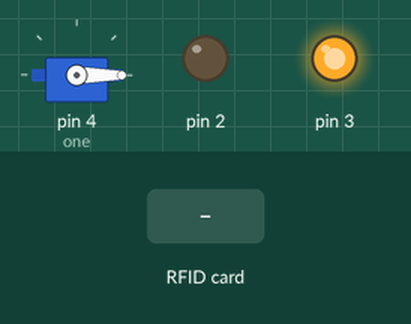
A sketch run on a simulated Arduino Uno, built with avr-gcc and run on an emulated ATmega328P. On the bench: servo, output pins drawn as LEDs (lit = HIGH). Inputs (shaded band) come from the test bench. Pins used as bus, display or sensor lines are not drawn.

Above: at 1.2 s.
1.3 s: RFID card 40 A4 9D 1B held to the reader
At 1.7 s:
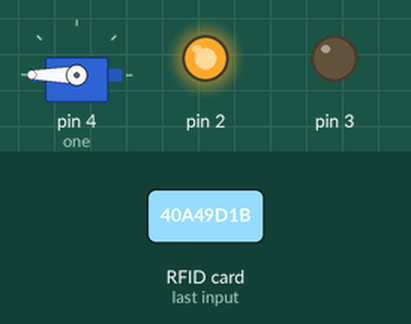
Timing chart, 0 to 5.3 s (numbered marks = the images above; inputs shaded):
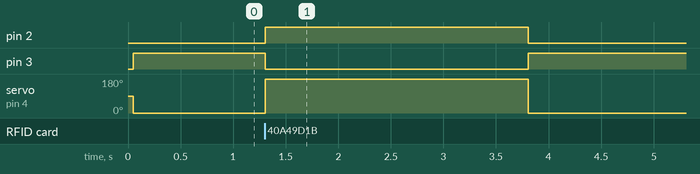

The sketch:

RFID.ino
```cpp
#include <Servo.h> //подключаем библиотеку для работы с сервоприводом
#include <SPI.h> //подключаем библиотеку
#include <MFRC522.h> //подключаем библиотеку №2
MFRC522 mfrc522(10, 9); //указываем порты подключения модуля и называем его "mfrc522"
Servo one; //даем имя сервоприводу "one"
void setup() {
one.attach(4); //указываем порт подключения сервопривода
SPI.begin(); //инициализируем интерфейс
pinMode(2, OUTPUT); //указываем режим порта, как выход
pinMode(3, OUTPUT); //указываем режим порта, как выход
mfrc522.PCD_Init(); //инициализируем модуль RFID-RC522 со своим именем "mfrc522"
}
void loop() {
one.write(0); //поворачиваем вал сервопривода в положение 0 градусов
digitalWrite(2, LOW); //выключаем синий светодиод
digitalWrite(3, HIGH); //включаем красный светодиод
byte uidCard[4] = {0x40, 0xA4, 0x9D, 0x1B}; //указываем номер "ключ" карты "у каждого индивидуальный"
if ( ! mfrc522.PICC_IsNewCardPresent()) { //если новой карты нет, то перезапустить цикл "void loop"
  return;
}
if ( ! mfrc522.PICC_ReadCardSerial()) { //если данные карты не читаются, то перезапустить цикл "void loop"
  return;
}
for (byte i = 0; i < 4; i++) { //Сверяем два массива, если какой то байт не совпал, выходим из цикла. Если все верно, то выполняем действия после цикла.
  if (uidCard[i] != mfrc522.uid.uidByte[i])
  return;
}
digitalWrite(3, LOW); //выключаем красный светодиод
digitalWrite(2, HIGH); //включаем синий светодиод
one.write(180); //поворачиваем вал сервопривода на 180 градусов
delay(2500); //задержка 5000 миллисекунд
}
```

Measured:
- after the input at 1.3 s, pin 2: LOW → HIGH at once, → LOW 2.5 s later; pin 3: HIGH → LOW at once, → HIGH 2.5 s later; servo on pin 4 (one): 0° → 180° at once, → 0° 2.5 s later
